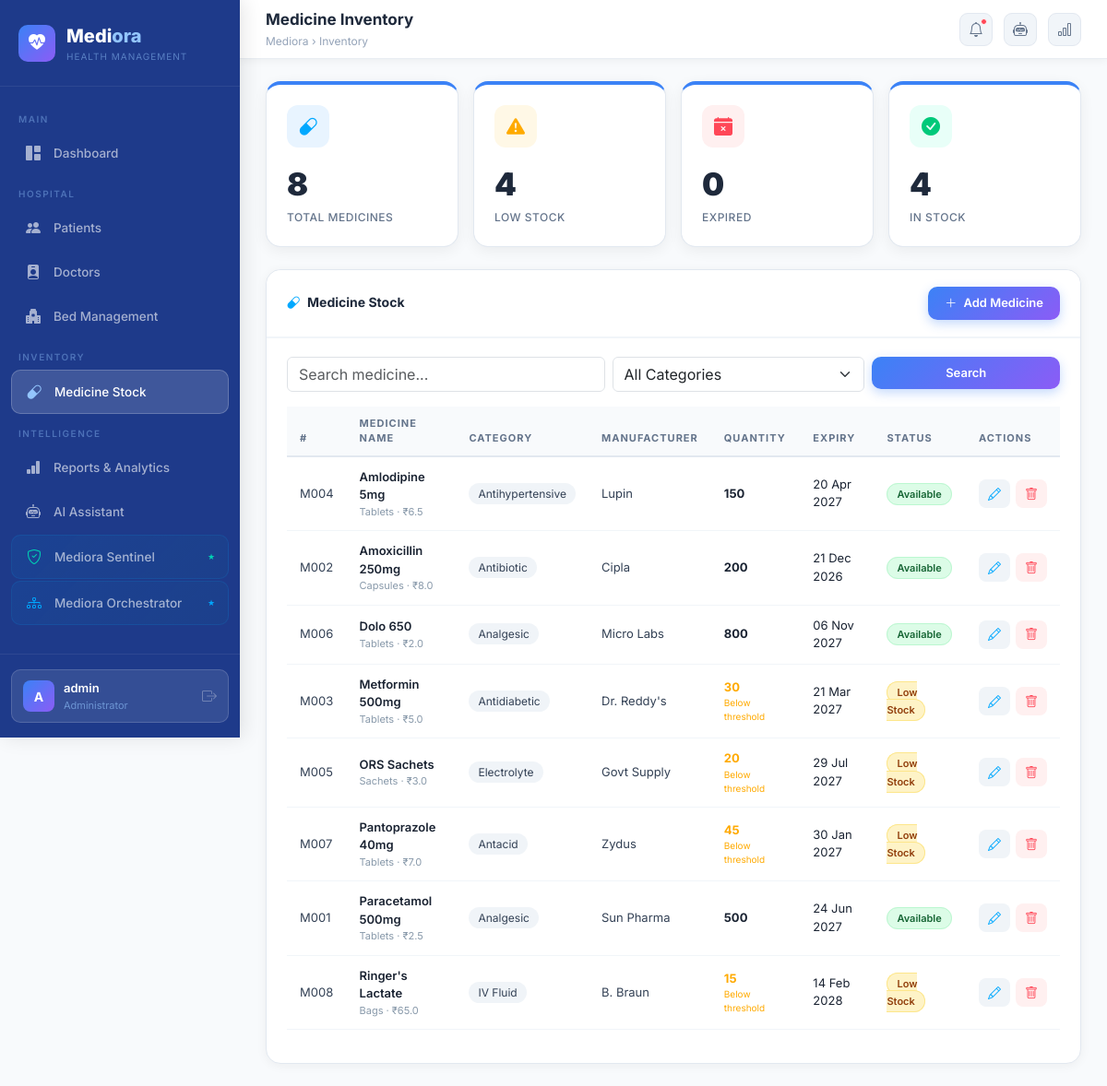
Page /inventory (signed in) on the committed database.
### app.py (models this page shows, shortened)
class Admin(db.Model):
    __tablename__ = 'admin'
    id = db.Column(db.Integer, primary_key=True)
    username = db.Column(db.String(80), unique=True, nullable=False)
    email = db.Column(db.String(120), unique=True, nullable=False)
    password_hash = db.Column(db.String(255), nullable=False)
    hospital_name = db.Column(db.String(200), default='Mediora Health Centre')
    created_at = db.Column(db.DateTime, default=datetime.utcnow)
    @property
    def is_authenticated(self): return True

class Medicine(db.Model):
    __tablename__ = 'medicines'
    id = db.Column(db.Integer, primary_key=True)
    name = db.Column(db.String(150), nullable=False)
    category = db.Column(db.String(100))
    manufacturer = db.Column(db.String(150))
    quantity = db.Column(db.Integer, default=0)
    unit = db.Column(db.String(30), default='Tablets')
    price_per_unit = db.Column(db.Float, default=0.0)
    low_stock_threshold = db.Column(db.Integer, default=50)
    expiry_date = db.Column(db.Date)
    description = db.Column(db.Text)
    created_at = db.Column(db.DateTime, default=datetime.utcnow)
    updated_at = db.Column(db.DateTime, default=datetime.utcnow, onupdate=datetime.utcnow)
    @property
    def is_low_stock(self): return self.quantity <= self.low_stock_threshold
    @property
    def is_expired(self): return self.expiry_date < date.today() if self.expiry_date else False
    @property
    def status(self):
        if self.is_expired: return 'Expired'
        if self.quantity == 0: return 'Out of Stock'
        if self.is_low_stock: return 'Low Stock'
        return 'Available'

### app.py (the view)
@app.route('/inventory')
@login_required
def inventory():
    search = request.args.get('search', '').strip()
    category_filter = request.args.get('category', '').strip()
    query = Medicine.query
    if search: query = query.filter(Medicine.name.ilike(f'%{search}%'))
    if category_filter: query = query.filter_by(category=category_filter)
    medicines = query.order_by(Medicine.name).all()
    categories = [c[0] for c in db.session.query(Medicine.category).distinct().all() if c[0]]
    return render_template('inventory.html', medicines=medicines, categories=categories,
        low_stock_count=sum(1 for m in medicines if m.is_low_stock),
        expired_count=sum(1 for m in medicines if m.is_expired),
        search=search, category_filter=category_filter)

### templates/inventory.html (shortened to what this page needs)
{% extends "base.html" %}
{% block page_title %}Medicine Inventory{% endblock %}
{% block breadcrumb %}Inventory{% endblock %}
{% block content %}
<div class="row g-3 mb-4">
    <div class="col-md-3">
        <div class="stat-card">
            <div class="icon-box" style="background:#e8f4ff;">
                <i class="bi bi-capsule" style="color:#00a8ff;"></i>
            </div>
            <div class="stat-value">{{ medicines|length }}</div>
            <div class="stat-label">Total Medicines</div>
        </div>
    </div>
    <div class="col-md-3">
        <div class="stat-card">
            <div class="icon-box" style="background:#fff8e6;">
                <i class="bi bi-exclamation-triangle-fill" style="color:#ffaa00;"></i>
            </div>
            <div class="stat-value">{{ low_stock_count }}</div>
            <div class="stat-label">Low Stock</div>
        </div>
    </div>
    <div class="col-md-3">
        <div class="stat-card">
            <div class="icon-box" style="background:#fff0f0;">
                <i class="bi bi-calendar-x-fill" style="color:#ff4757;"></i>
            </div>
            <div class="stat-value">{{ expired_count }}</div>
            <div class="stat-label">Expired</div>
        </div>
    </div>
    <div class="col-md-3">
        <div class="stat-card">
            <div class="icon-box" style="background:#e8fff8;">
                <i class="bi bi-check-circle-fill" style="color:#00c97a;"></i>
            </div>
            <div class="stat-value">{{ medicines|length - low_stock_count - expired_count }}</div>
            <div class="stat-label">In Stock</div>
        </div>
    </div>
</div>
<div class="content-card">
    <div class="content-card-header">
        <h6><i class="bi bi-capsule me-2" style="color:#00a8ff;"></i>Medicine Stock</h6>
        <button class="btn-primary-custom btn" data-bs-toggle="modal" data-bs-target="#addMedModal">
            <i class="bi bi-plus-lg me-1"></i> Add Medicine
        </button>
    </div>
    <div class="content-card-body">
        <form method="GET" action="/inventory" class="row g-2 mb-3">
            <div class="col-md-5">
                <input type="text" name="search" class="form-control" placeholder="Search medicine..." value="{{ search }}">
            </div>
            <div class="col-md-4">
                <select name="category" class="form-select">
                    <option value="">All Categories</option>
                </select>
            </div>
            <div class="col-md-3">
                <button type="submit" class="btn-primary-custom btn w-100">Search</button>
            </div>
        </form>
        <div class="table-responsive">
            <table class="table">
                <thead>
                    <tr>
                        <th>#</th>
                        <th>Medicine Name</th>
                        <th>Category</th>
                        <th>Manufacturer</th>
                        <th>Quantity</th>
                        <th>Expiry</th>
                        <th>Status</th>
                        <th>Actions</th>
                    </tr>
                </thead>
                <tbody>
                    {% for med in medicines %}
                    <tr>
                        <td style="color:#8899aa;">M{{ '%03d' % med.id }}</td>
                        <td>
                            <div style="font-weight:600;color:#1a2332;">{{ med.name }}</div>
                            <div style="font-size:11px;color:#8899aa;">{{ med.unit }} · ₹{{ med.price_per_unit }}</div>
                        </td>
                        <td>
                            <span style="background:#f0f4f8;padding:4px 10px;border-radius:20px;font-size:12px;">
                                {{ med.category or '—' }}
                            </span>
                        </td>
                        <td style="font-size:13px;">{{ med.manufacturer or '—' }}</td>
                        <td>
                            <div style="font-weight:700;color:{% if med.is_low_stock %}#ffaa00{% else %}#1a2332{% endif %};">
                                {{ med.quantity }}
                            </div>
                            {% if med.is_low_stock %}
                            <div style="font-size:10px;color:#ffaa00;">Below threshold</div>
                            {% endif %}
                        </td>
                        <td style="font-size:12px;">
                            {% if med.expiry_date %}
                                <span style="color:{% if med.is_expired %}#ff4757{% else %}#1a2332{% endif %};">
                                    {{ med.expiry_date.strftime('%d %b %Y') }}
                                </span>
                            {% else %}—{% endif %}
                        </td>
                        <td>
                            {% if med.status == 'Available' %}
                                <span class="badge-status badge-available">Available</span>
                            {% elif med.status == 'Low Stock' %}
                                <span class="badge-status badge-low">Low Stock</span>
                            {% elif med.status == 'Expired' %}
                                <span class="badge-status badge-expired">Expired</span>
                            {% else %}
                                <span class="badge-status badge-occupied">Out of Stock</span>
                            {% endif %}
                        </td>
                        <td>
                            <div style="display:flex;gap:6px;">
                                <button class="btn btn-sm" style="background:#f0f4f8;border:none;border-radius:8px;padding:5px 10px;"
                                    data-bs-toggle="modal" data-bs-target="#editMedModal{{ med.id }}">
                                    <i class="bi bi-pencil" style="color:#00a8ff;"></i>
                                </button>
                                <form method="POST" action="/inventory/delete/{{ med.id }}" style="display:inline;">
                                    <button type="submit" class="btn btn-sm" style="background:#fff0f0;border:none;border-radius:8px;padding:5px 10px;"
                                        onclick="return confirm('Delete {{ med.name }}?')">
                                        <i class="bi bi-trash" style="color:#ff4757;"></i>
                                    </button>
                                </form>
                            </div>
                        </td>
                    </tr>
                    {% endfor %}
                </tbody>
            </table>
        </div>
    </div>
</div>
{% endblock %}

### templates/base.html (shortened to what this page needs)
<!DOCTYPE html>
<html lang="en">
<head>
    <link href="https://cdn.jsdelivr.net/npm/bootstrap@5.3.2/dist/css/bootstrap.min.css" rel="stylesheet">
    <link href="https://cdn.jsdelivr.net/npm/bootstrap-icons@1.11.3/font/bootstrap-icons.css" rel="stylesheet">
    <link rel="stylesheet" href="/static/css/style.css">
</head>
<body>
<div class="sidebar">
    <div class="sidebar-brand">
        <div class="logo"><i class="bi bi-heart-pulse-fill"></i></div>
        <div>
            <div class="name">Medi<span>ora</span></div>
            <div class="sub">Health Management</div>
        </div>
    </div>
    <nav class="sidebar-nav">
        <div class="nav-section-label">Main</div>
        <a href="/dashboard" class="nav-link {% if request.endpoint == 'dashboard' %}active{% endif %}">
            <i class="bi bi-grid-1x2-fill"></i> Dashboard
        </a>
        <div class="nav-section-label">Hospital</div>
        <a href="/patients" class="nav-link {% if request.endpoint == 'patients' %}active{% endif %}">
            <i class="bi bi-people-fill"></i> Patients
        </a>
        <a href="/doctors" class="nav-link {% if request.endpoint == 'doctors' %}active{% endif %}">
            <i class="bi bi-person-badge-fill"></i> Doctors
        </a>
        <a href="/beds" class="nav-link {% if request.endpoint == 'beds' %}active{% endif %}">
            <i class="bi bi-hospital-fill"></i> Bed Management
        </a>
        <div class="nav-section-label">Inventory</div>
        <a href="/inventory" class="nav-link {% if request.endpoint == 'inventory' %}active{% endif %}">
            <i class="bi bi-capsule"></i> Medicine Stock
        </a>
        <div class="nav-section-label">Intelligence</div>
        <a href="/reports" class="nav-link {% if request.endpoint == 'reports' %}active{% endif %}">
            <i class="bi bi-bar-chart-fill"></i> Reports & Analytics
        </a>
        <a href="/chatbot" class="nav-link {% if request.endpoint == 'chatbot' %}active{% endif %}">
            <i class="bi bi-robot"></i> AI Assistant
        </a>
        <a href="/sentinel" class="nav-link {% if request.endpoint == 'sentinel' %}active{% endif %}" style="background: linear-gradient(135deg, rgba(0,168,255,0.08), rgba(0,210,180,0.04)); border: 1px solid rgba(0,168,255,0.12);">
            <i class="bi bi-shield-check" style="color:#00d2b4;"></i> Mediora Sentinel <span style="margin-left:auto;font-size:9px;color:#00d2b4;">★</span>
        </a>
        <a href="/orchestrator" class="nav-link {% if request.endpoint == 'orchestrator' %}active{% endif %}" style="background: linear-gradient(135deg, rgba(0,168,255,0.08), rgba(0,210,180,0.04)); border: 1px solid rgba(0,168,255,0.12);">
            <i class="bi bi-diagram-3" style="color:#00a8ff;"></i> Mediora Orchestrator <span style="margin-left:auto;font-size:9px;color:#00a8ff;">★</span>
        </a>
    </nav>
    <div class="sidebar-footer">
        <div class="user-card">
            <div class="user-avatar">{{ current_user.username[0].upper() }}</div>
            <div class="user-info">
                <div class="uname">{{ current_user.username }}</div>
                <div class="urole">Administrator</div>
            </div>
            <a href="/logout" class="logout-btn" title="Logout">
                <i class="bi bi-box-arrow-right"></i>
            </a>
        </div>
    </div>
</div>
<div class="main-content">
    <div class="topbar">
        <div class="topbar-left">
            <div class="page-title">{% block page_title %}Dashboard{% endblock %}</div>
            <div class="breadcrumb-text">Mediora › {% block breadcrumb %}Overview{% endblock %}</div>
        </div>
        <div class="topbar-right">
            <div class="topbar-badge">
                <a href="/inventory" class="topbar-btn"><i class="bi bi-bell"></i></a>
                <span class="badge-dot"></span>
            </div>
            <a href="/chatbot" class="topbar-btn"><i class="bi bi-robot"></i></a>
            <a href="/reports" class="topbar-btn"><i class="bi bi-bar-chart"></i></a>
        </div>
    </div>
    <div class="page-body">
        {% block content %}{% endblock %}
    </div>
</div>
</body>
</html>

### rows in the picture
Admin: username "A", username "admin"
Medicine: id "004", name "Amlodipine 5mg", unit "Tablets", price_per_unit "6.5", category "Antihypertensive", manufacturer "Lupin", quantity "150", expiry_date "20 Apr 2027", low_stock_threshold "Available"
Medicine: id "002", name "Amoxicillin 250mg", unit "Capsules", price_per_unit "8.0", category "Antibiotic", manufacturer "Cipla", quantity "200", expiry_date "21 Dec 2026", low_stock_threshold "Available"
Medicine: id "006", name "Dolo 650", unit "Tablets", price_per_unit "2.0", category "Analgesic", manufacturer "Micro Labs", quantity "800", expiry_date "06 Nov 2027", low_stock_threshold "Available"
Medicine: id "003", name "Metformin 500mg", unit "Tablets", price_per_unit "5.0", category "Antidiabetic", manufacturer "Dr. Reddy's", quantity "30", low_stock_threshold "Below threshold", expiry_date "21 Mar 2027"
Medicine: id "005", name "ORS Sachets", unit "Sachets", price_per_unit "3.0", category "Electrolyte", manufacturer "Govt Supply", quantity "20", low_stock_threshold "Below threshold", expiry_date "29 Jul 2027"
Medicine: id "007", name "Pantoprazole 40mg", unit "Tablets", price_per_unit "7.0", category "Antacid", manufacturer "Zydus", quantity "45", low_stock_threshold "Below threshold", expiry_date "30 Jan 2027"
Medicine: id "001", name "Paracetamol 500mg", unit "Tablets", price_per_unit "2.5", category "Analgesic", manufacturer "Sun Pharma", quantity "500", expiry_date "24 Jun 2027", low_stock_threshold "Available"
Medicine: id "008", name "Ringer's Lactate", unit "Bags", price_per_unit "65.0", category "IV Fluid", manufacturer "B. Braun", quantity "15", low_stock_threshold "Below threshold", expiry_date "14 Feb 2028"

### other values in the picture
{{ medicines|length }} "8"
{{ low_stock_count }} "4"
{{ expired_count }} "0"
{{ medicines|length - low_stock_count - expired_count }} "4"
